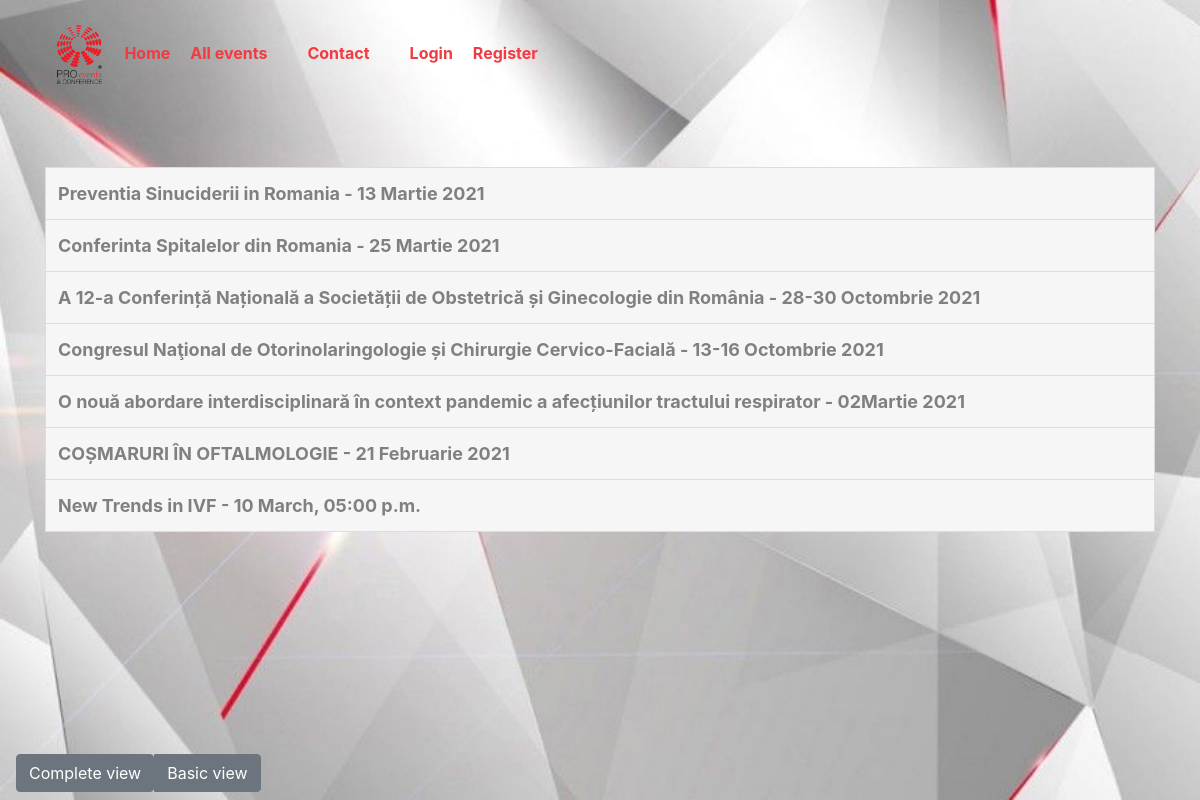
Before: /events_list/ with the older database file.
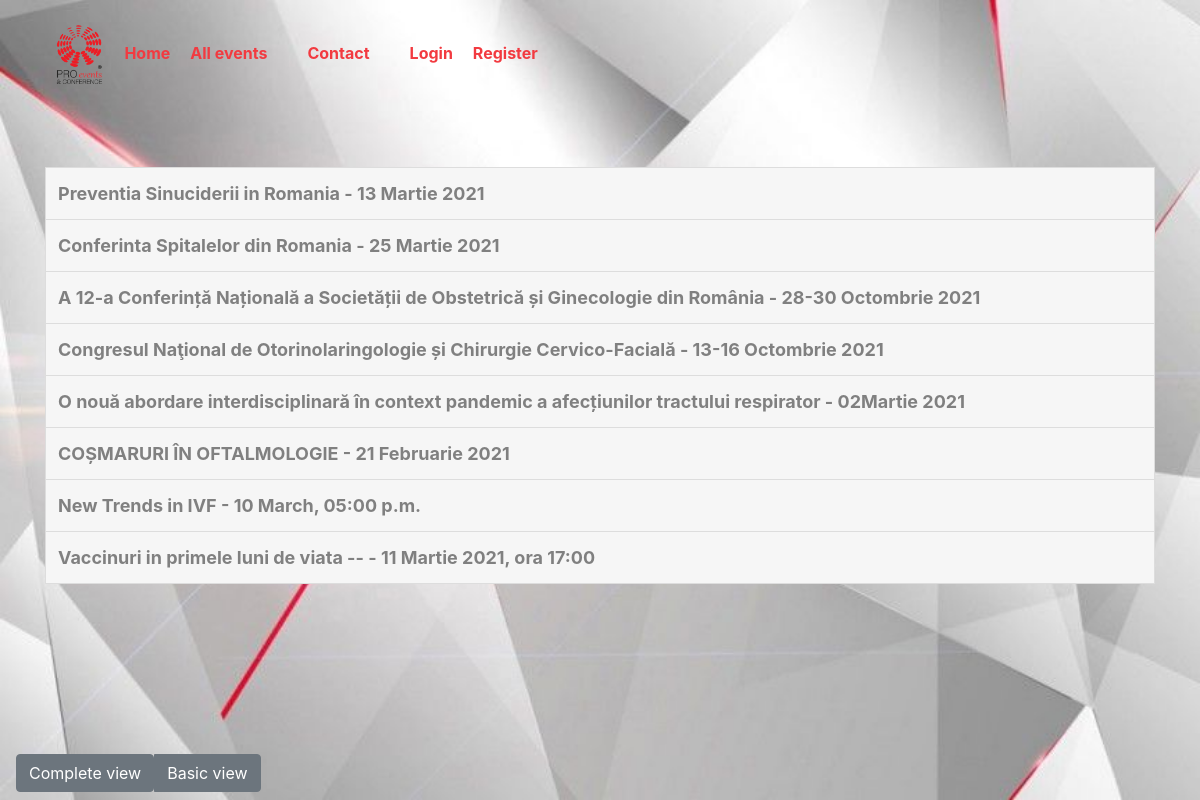
After: the same page with the newer database file.
### app1/models.py (models this page shows, shortened)
class Events(models.Model):
    eventname = models.CharField(max_length=200, unique=True)
    banner = models.ImageField(upload_to='bannere', null=True, blank=True)
    eventdate = models.CharField(max_length=200)
    eventdescription = models.TextField(default='')
    eventagenda = models.TextField(default='')
    event_type = models.CharField(max_length=50, choices=et_choices)
    video_url = models.CharField(max_length=1000, blank=False, unique=True, null=True)
    slug = models.SlugField(max_length=100)
    moderator = models.CharField(max_length=200, default='')

### app1/views.py (the view)
# urls.py: path('events_list/', views.EvList.as_view(), name='events_list'),
class EvList(ListView):
    model = Events
    template_name = 'app1/events/evlist.html'
    context_object_name = 'all_events_search'
    def get_context_data(self, *, object_list=None, **kwargs):
        data = super(EvList, self).get_context_data()
        return data

### templates/app1/events/evlist.html (shortened to what this page needs)
{% extends 'menu.html' %}
{% block content %}
<nav class="navbar fixed-bottom navbar-transparent nav-down">
                    <div class="btn-group" role="group" aria-label="Basic example">
                        <a href="{% url 'app1:events' %}"><button type="button" class="btn btn-secondary">Complete view</button></a>
                        <button type="button" class="btn btn-secondary">Basic view</button>
                    </div>
</nav>
{% for item in all_events_search %}
<ul id="myUL">
  <li><b><a style="color:grey" href="{% url 'app1:event_detail' %}?e={{ item.id }}">{{ item.eventname }} - {{ item.eventdate }}</a></b></li>
</ul>
{% endfor %}
{% endblock %}

Changed rows visible on the page:
added Events: eventname "Vaccinuri in primele luni de viata --", eventdate "11 Martie 2021, ora 17:00"
